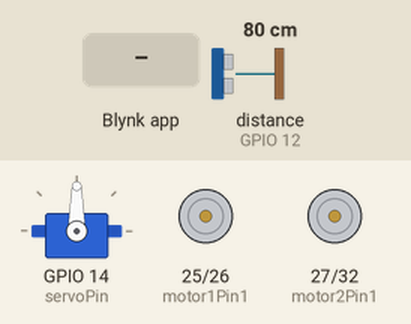
This sketch was run on a simulated ESP32. On the bench: servo, motor-driver pin pairs drawn as motors (green arrow = first pin HIGH = forward, orange = second pin HIGH = backward, longer = more drive). The inputs (shaded band) are chosen by the test bench; at power-on: distance to the obstacle (sensor on GPIO 12) 80 cm. The echo pulse lasts 58.3 µs per cm; WiFi joins after 1.5 s; servers stay silent unless stated; nothing arrives over Bluetooth unless stated.

Above: at 3.0 s.
3.1 s: Blynk app writes 1 to V1
At 3.7 s:
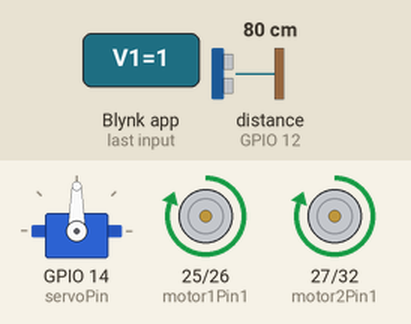
4.6 s: Blynk app writes 1 to V2
At 4.9 s:
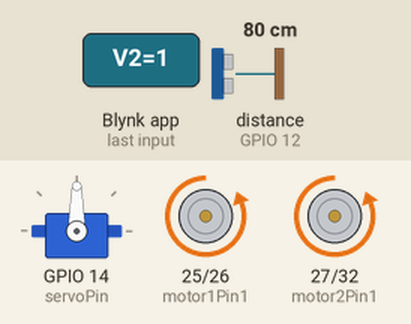
6.1 s: Blynk app writes 1 to V3
At 7.3 s:
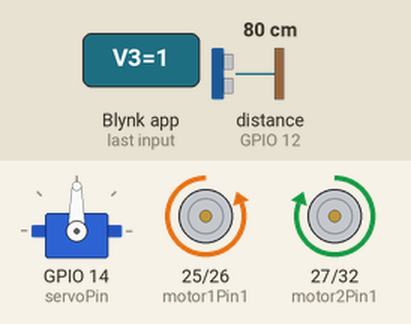
7.6 s: Blynk app writes 1 to V4
At 8.4 s:
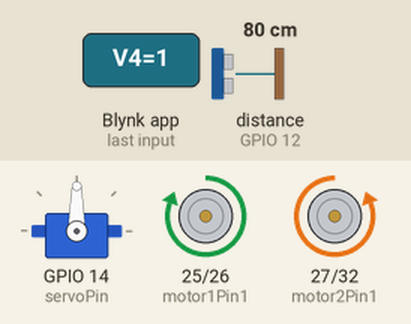
9.1 s: Blynk app writes 0 to V1
At 9.5 s:
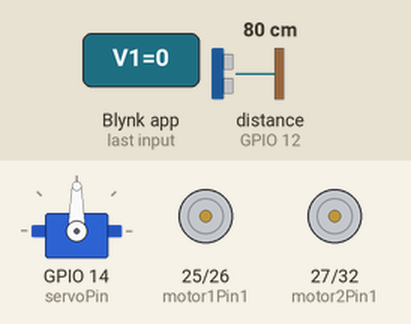
10.6 s: Blynk app writes 1 to V5
At 12.0 s:
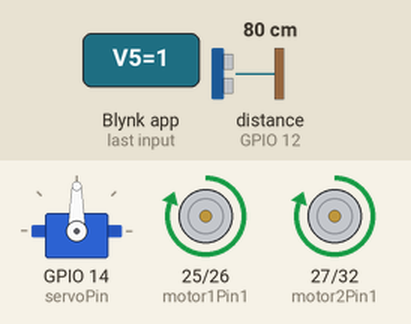
Timing chart, 0 to 13.1 s (numbered marks = the images above; inputs shaded):
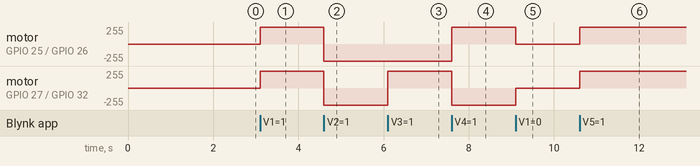

The sketch:

esp32.ino
```cpp
// Blynk Template and Auth Configuration
#define BLYNK_TEMPLATE_ID "YourTemplateID"       // Replace with your Blynk Template ID
#define BLYNK_TEMPLATE_NAME "YourTemplateName"   // Replace with your Blynk Template Name
#define BLYNK_AUTH_TOKEN "YourAuthToken"         // Replace with your Blynk Auth Token

#include <WiFi.h>
#include <BlynkSimpleEsp32.h>
#include <Servo.h>
#include <BluetoothSerial.h>

// Pin Definitions
#define trigPin 13       // Ultrasonic sensor trigger pin
#define echoPin 12       // Ultrasonic sensor echo pin
#define servoPin 14      // Servo motor pin
#define motor1Pin1 25    // Motor 1 control pin 1
#define motor1Pin2 26    // Motor 1 control pin 2
#define motor2Pin1 27    // Motor 2 control pin 1
#define motor2Pin2 32    // Motor 2 control pin 2

// Wi-Fi credentials
char ssid[] = "YourWiFiSSID";  // Replace with your Wi-Fi SSID
char pass[] = "YourWiFiPassword"; // Replace with your Wi-Fi password

// Bluetooth setup
BluetoothSerial SerialBT;

// Servo motor for ultrasonic sensor
Servo myServo;

// Flags for control modes
bool wifiControl = false; // Wi-Fi control flag
bool autoMode = false;    // Autonomous mode flag

void setup() {
  // Initialize serial communication
  Serial.begin(115200);

  // Initialize Bluetooth
  SerialBT.begin("ESP32_Car"); // Name of the Bluetooth device

  // Initialize Blynk
  Blynk.begin(BLYNK_AUTH_TOKEN, ssid, pass);

  // Initialize ultrasonic sensor and servo
  pinMode(trigPin, OUTPUT);
  pinMode(echoPin, INPUT);
  myServo.attach(servoPin);
  myServo.write(90); // Center the servo

  // Initialize motor pins
  pinMode(motor1Pin1, OUTPUT);
  pinMode(motor1Pin2, OUTPUT);
  pinMode(motor2Pin1, OUTPUT);
  pinMode(motor2Pin2, OUTPUT);

  // Stop the car initially
  stopCar();
}

void loop() {
  // Run Blynk for Wi-Fi control
  Blynk.run();

  // Check for Bluetooth commands
  if (SerialBT.available() && !wifiControl) {
    char command = SerialBT.read();
    handleBluetoothCommand(command);
  }

  // Autonomous obstacle avoidance
  if (autoMode) {
    avoidObstacle();
  }
}

// Function to handle Bluetooth commands
void handleBluetoothCommand(char command) {
  switch (command) {
    case 'F': // Move Forward
      moveForward();
      break;
    case 'B': // Move Backward
      moveBackward();
      break;
    case 'L': // Turn Left
      turnLeft();
      break;
    case 'R': // Turn Right
      turnRight();
      break;
    case 'S': // Stop
      stopCar();
      break;
    case 'A': // Toggle Autonomous Mode
      autoMode = !autoMode;
      break;
  }
}

// Function to measure distance using ultrasonic sensor
long getDistance() {
  digitalWrite(trigPin, LOW);
  delayMicroseconds(2);
  digitalWrite(trigPin, HIGH);
  delayMicroseconds(10);
  digitalWrite(trigPin, LOW);
  long duration = pulseIn(echoPin, HIGH);
  long distance = (duration / 2) / 29.1; // Convert to cm
  return distance;
}

// Function to avoid obstacles
void avoidObstacle() {
  long distance = getDistance();
  if (distance < 20) { // If obstacle is within 20 cm
    stopCar();

    // Rotate servo to check left and right
    myServo.write(0); // Look left
    delay(500);
    long leftDistance = getDistance();

    myServo.write(180); // Look right
    delay(500);
    long rightDistance = getDistance();

    myServo.write(90); // Return to center
    delay(500);

    // Decide direction
    if (leftDistance > rightDistance) {
      turnLeft();
    } else {
      turnRight();
    }
    delay(500); // Turn for 0.5 seconds
  } else {
    moveForward(); // Continue moving forward
  }
}

// Motor control functions
void moveForward() {
  digitalWrite(motor1Pin1, HIGH);
  digitalWrite(motor1Pin2, LOW);
  digitalWrite(motor2Pin1, HIGH);
  digitalWrite(motor2Pin2, LOW);
}

void moveBackward() {
  digitalWrite(motor1Pin1, LOW);
  digitalWrite(motor1Pin2, HIGH);
  digitalWrite(motor2Pin1, LOW);
  digitalWrite(motor2Pin2, HIGH);
}

void turnLeft() {
  digitalWrite(motor1Pin1, LOW);
  digitalWrite(motor1Pin2, HIGH);
  digitalWrite(motor2Pin1, HIGH);
  digitalWrite(motor2Pin2, LOW);
}

void turnRight() {
  digitalWrite(motor1Pin1, HIGH);
  digitalWrite(motor1Pin2, LOW);
  digitalWrite(motor2Pin1, LOW);
  digitalWrite(motor2Pin2, HIGH);
}

void stopCar() {
  digitalWrite(motor1Pin1, LOW);
  digitalWrite(motor1Pin2, LOW);
  digitalWrite(motor2Pin1, LOW);
  digitalWrite(motor2Pin2, LOW);
}

// Blynk Virtual Pin Functions
BLYNK_WRITE(V1) { // Virtual Pin 1 for Forward
  wifiControl = true;
  int value = param.asInt();
  if (value == 1) {
    moveForward();
  } else {
    stopCar();
  }
}

BLYNK_WRITE(V2) { // Virtual Pin 2 for Backward
  wifiControl = true;
  int value = param.asInt();
  if (value == 1) {
    moveBackward();
  } else {
    stopCar();
  }
}

BLYNK_WRITE(V3) { // Virtual Pin 3 for Left
  wifiControl = true;
  int value = param.asInt();
  if (value == 1) {
    turnLeft();
  } else {
    stopCar();
  }
}

BLYNK_WRITE(V4) { // Virtual Pin 4 for Right
  wifiControl = true;
  int value = param.asInt();
  if (value == 1) {
    turnRight();
  } else {
    stopCar();
  }
}

BLYNK_WRITE(V5) { // Virtual Pin 5 for Autonomous Mode
  wifiControl = true;
  autoMode = param.asInt();
}
```

Measured:
- after the input at 3.1 s, motor on GPIO 25 (motor1Pin1) / GPIO 26 (motor1Pin2), motor on GPIO 27 (motor2Pin1) / GPIO 32 (motor2Pin2): stopped → forward 255/255 at once
- after the input at 4.6 s, motor on GPIO 25 (motor1Pin1) / GPIO 26 (motor1Pin2), motor on GPIO 27 (motor2Pin1) / GPIO 32 (motor2Pin2): forward 255/255 → backward 255/255 at once
- after the input at 6.1 s, motor on GPIO 27 (motor2Pin1) / GPIO 32 (motor2Pin2): backward 255/255 → forward 255/255 at once
- after the input at 7.6 s, motor on GPIO 25 (motor1Pin1) / GPIO 26 (motor1Pin2): backward 255/255 → forward 255/255 at once; motor on GPIO 27 (motor2Pin1) / GPIO 32 (motor2Pin2): forward 255/255 → backward 255/255 at once
- after the input at 9.1 s, motor on GPIO 25 (motor1Pin1) / GPIO 26 (motor1Pin2): forward 255/255 → stopped at once; motor on GPIO 27 (motor2Pin1) / GPIO 32 (motor2Pin2): backward 255/255 → stopped at once
- after the input at 10.6 s, motor on GPIO 25 (motor1Pin1) / GPIO 26 (motor1Pin2), motor on GPIO 27 (motor2Pin1) / GPIO 32 (motor2Pin2): stopped → forward 255/255 at once
